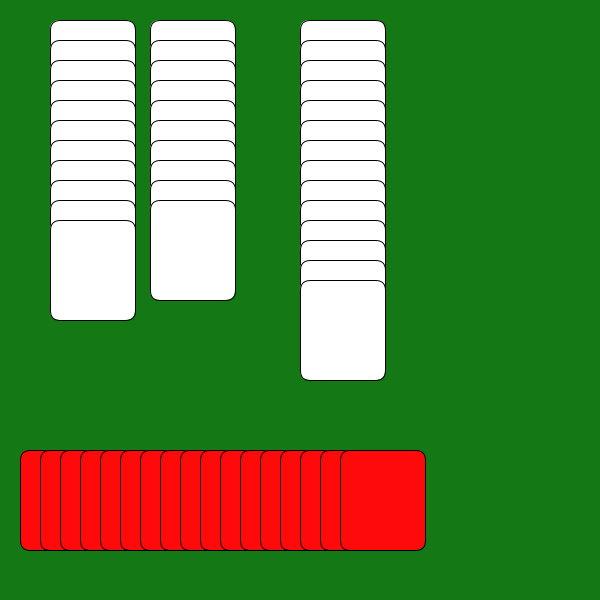
Frame 1 (no input)
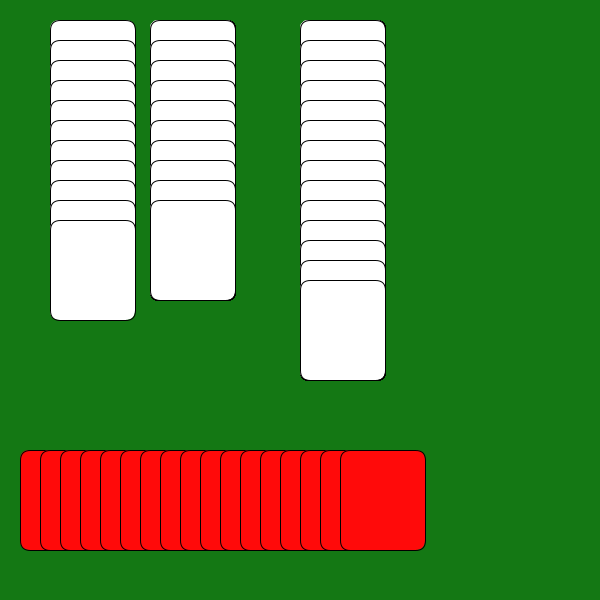
Frame 60 (the mouse pressed at the canvas centre just before this capture)
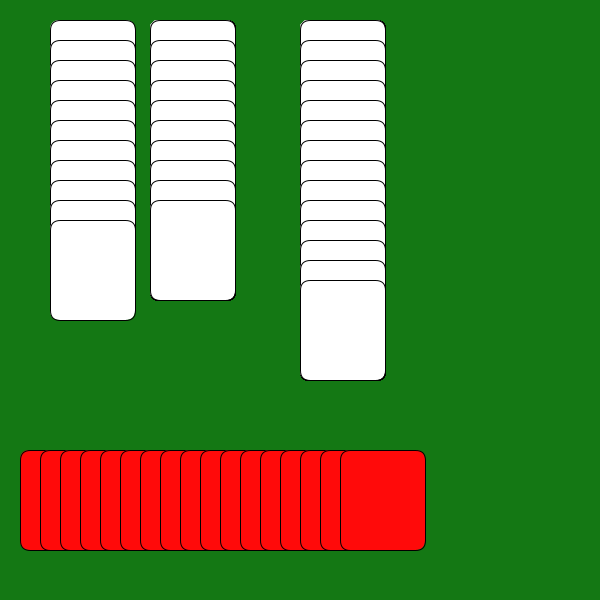
Frame 120 (the mouse held since frame 60 and released just before this capture)

The Processing sketch that drew these frames (run headless with seeded random() and noise(); from frame 60 on, the mouse is pressed at the canvas centre):

// Processing sketch: processing_129392
// ── processing_129392.pde

int y = 20;
int x = 20;
void setup(){
  size(600, 600);
  background(20,120,20);
}

void draw(){
  fill(255);
  while (y<240){
  rect(50, y, 85, 100, 10,10,10,10);
  y= y+ 20;
  }
  y= 20;
  while (y<220){
    rect(150,y,85,100, 10,10,10,10);
    y= y+ 20;
  }
  y=20;
  while (y<300){
  rect(300, y, 85, 100, 10,10,10,10);
  y= y+ 20;
  }
  while(x<360){
  fill(255, 10,10);
  rect(x, 450, 85, 100, 10,10,10,10);
  x = x+20;
  }
}
  
  
